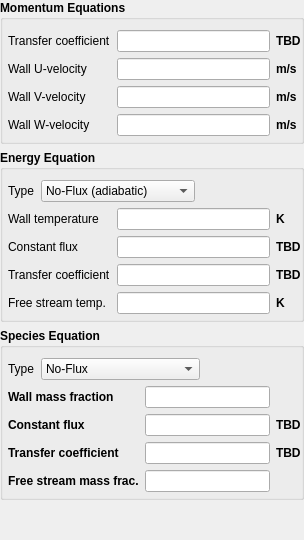
             <widget class="QStackedWidget" name="page_fluid">
              <widget class="QWidget" name="page_fluid_wall">
               <layout class="QVBoxLayout" name="verticalLayout_2">
                <property name="leftMargin">
                 <number>0</number>
                </property>
                <property name="topMargin">
                 <number>0</number>
                </property>
                <property name="rightMargin">
                 <number>0</number>
                </property>
                <property name="bottomMargin">
                 <number>0</number>
                </property>
                <item>
                 <widget class="QGroupBox" name="groupbox_fluid_momentum_eq">
                  <property name="font">
                   <font>
                    <weight>75</weight>
                    <bold>true</bold>
                   </font>
                  </property>
                  <property name="title">
                   <string extracomment="Hi Mom">Momentum Equations</string>
                  </property>
                  <property name="flat">
                   <bool>true</bool>
                  </property>
                  <layout class="QGridLayout" name="gridLayout_3">
                   <property name="leftMargin">
                    <number>5</number>
                   </property>
                   <property name="topMargin">
                    <number>10</number>
                   </property>
                   <property name="rightMargin">
                    <number>0</number>
                   </property>
                   <property name="bottomMargin">
                    <number>5</number>
                   </property>
                   <item row="0" column="0">
                    <widget class="QLabel" name="label_bc_hw_g">
                     <property name="font">
                      <font>
                       <weight>50</weight>
                       <bold>false</bold>
                      </font>
                     </property>
                     <property name="text">
                      <string>Transfer coefficient</string>
                     </property>
                    </widget>
                   </item>
                   <item row="0" column="1">
                    <widget class="LineEdit" name="lineedit_keyword_bc_hw_g_args_BC"/>
                   </item>
                   <item row="0" column="2">
                    <widget class="QLabel" name="label_bc_hw_g_units">
                     <property name="text">
                      <string>TBD</string>
                     </property>
                    </widget>
                   </item>
                   <item row="1" column="0">
                    <widget class="QLabel" name="label_bc_uw_g">
                     <property name="font">
                      <font>
                       <weight>50</weight>
                       <bold>false</bold>
                      </font>
                     </property>
                     <property name="text">
                      <string>Wall U-velocity</string>
                     </property>
                    </widget>
                   </item>
                   <item row="1" column="1">
                    <widget class="LineEdit" name="lineedit_keyword_bc_uw_g_args_BC"/>
                   </item>
                   <item row="1" column="2">
                    <widget class="QLabel" name="label_bc_uw_g_units">
                     <property name="text">
                      <string>m/s</string>
                     </property>
                    </widget>
                   </item>
                   <item row="2" column="0">
                    <widget class="QLabel" name="label_bc_vw_g">
                     <property name="font">
                      <font>
                       <weight>50</weight>
                       <bold>false</bold>
                      </font>
                     </property>
                     <property name="text">
                      <string>Wall V-velocity</string>
                     </property>
                    </widget>
                   </item>
                   <item row="2" column="1">
                    <widget class="LineEdit" name="lineedit_keyword_bc_vw_g_args_BC"/>
                   </item>
                   <item row="3" column="1">
                    <widget class="LineEdit" name="lineedit_keyword_bc_ww_g_args_BC"/>
                   </item>
                   <item row="2" column="2">
                    <widget class="QLabel" name="label_bc_vw_g_units">
                     <property name="text">
                      <string>m/s</string>
                     </property>
                    </widget>
                   </item>
                   <item row="3" column="0">
                    <widget class="QLabel" name="label_bc_ww_g">
                     <property name="font">
                      <font>
                       <weight>50</weight>
                       <bold>false</bold>
                      </font>
                     </property>
                     <property name="text">
                      <string>Wall W-velocity</string>
                     </property>
                    </widget>
                   </item>
                   <item row="3" column="2">
                    <widget class="QLabel" name="label_bc_ww_g_units">
                     <property name="text">
                      <string>m/s</string>
                     </property>
                    </widget>
                   </item>
                  </layout>
                 </widget>
                </item>
                <item>
                 <widget class="QGroupBox" name="groupbox_fluid_energy_eq">
                  <property name="font">
                   <font>
                    <weight>75</weight>
                    <bold>true</bold>
                   </font>
                  </property>
                  <property name="title">
                   <string>Energy Equation</string>
                  </property>
                  <property name="flat">
                   <bool>true</bool>
                  </property>
                  <layout class="QGridLayout" name="gridLayout_6">
                   <property name="leftMargin">
                    <number>5</number>
                   </property>
                   <property name="topMargin">
                    <number>10</number>
                   </property>
                   <property name="rightMargin">
                    <number>0</number>
                   </property>
                   <property name="bottomMargin">
                    <number>5</number>
                   </property>
                   <item row="1" column="1">
                    <widget class="LineEdit" name="lineedit_keyword_bc_tw_g_args_BC"/>
                   </item>
                   <item row="0" column="0" colspan="2">
                    <layout class="QHBoxLayout" name="horizontalLayout_2">
                     <item>
                      <widget class="QLabel" name="label_fluid_energy_eq_type">
                       <property name="font">
                        <font>
                         <weight>50</weight>
                         <bold>false</bold>
                        </font>
                       </property>
                       <property name="text">
                        <string>Type</string>
                       </property>
                      </widget>
                     </item>
                     <item>
                      <widget class="QComboBox" name="combobox_fluid_energy_eq_type">
                       <property name="font">
                        <font>
                         <weight>50</weight>
                         <bold>false</bold>
                        </font>
                       </property>
                       <property name="frame">
                        <bool>true</bool>
                       </property>
                       <item>
                        <property name="text">
                         <string>No-Flux (adiabatic)</string>
                        </property>
                       </item>
                       <item>
                        <property name="text">
                         <string>Specified Temperature</string>
                        </property>
                       </item>
                       <item>
                        <property name="text">
                         <string>Specified Flux</string>
                        </property>
                       </item>
                       <item>
                        <property name="text">
                         <string>Convective Flux</string>
                        </property>
                       </item>
                      </widget>
                     </item>
                     <item>
                      <spacer name="horizontalSpacer_3">
                       <property name="orientation">
                        <enum>Qt::Horizontal</enum>
                       </property>
                       <property name="sizeHint" stdset="0">
                        <size>
                         <width>40</width>
                         <height>20</height>
                        </size>
                       </property>
                      </spacer>
                     </item>
                    </layout>
                   </item>
                   <item row="1" column="0">
                    <widget class="QLabel" name="label_bc_tw_g">
                     <property name="font">
                      <font>
                       <weight>50</weight>
                       <bold>false</bold>
                      </font>
                     </property>
                     <property name="text">
                      <string>Wall temperature</string>
                     </property>
                    </widget>
                   </item>
                   <item row="1" column="2">
                    <widget class="QLabel" name="label_bc_tw_g_units">
                     <property name="text">
                      <string>K</string>
                     </property>
                    </widget>
                   </item>
                   <item row="2" column="0">
                    <widget class="QLabel" name="label_bc_c_t_g">
                     <property name="font">
                      <font>
                       <weight>50</weight>
                       <bold>false</bold>
                      </font>
                     </property>
                     <property name="text">
                      <string>Constant flux</string>
                     </property>
                    </widget>
                   </item>
                   <item row="2" column="1">
                    <widget class="LineEdit" name="lineedit_keyword_bc_c_t_g_args_BC"/>
                   </item>
                   <item row="2" column="2">
                    <widget class="QLabel" name="label_bc_c_t_g_units">
                     <property name="text">
                      <string>TBD</string>
                     </property>
                    </widget>
                   </item>
                   <item row="3" column="0">
                    <widget class="QLabel" name="label_bc_hw_t_g">
                     <property name="font">
                      <font>
                       <weight>50</weight>
                       <bold>false</bold>
                      </font>
                     </property>
                     <property name="text">
                      <string>Transfer coefficient</string>
                     </property>
                    </widget>
                   </item>
                   <item row="3" column="1">
                    <widget class="LineEdit" name="lineedit_keyword_bc_hw_t_g_args_BC"/>
                   </item>
                   <item row="3" column="2">
                    <widget class="QLabel" name="label_bc_hw_t_g_units">
                     <property name="text">
                      <string>TBD</string>
                     </property>
                    </widget>
                   </item>
                   <item row="4" column="0">
                    <widget class="QLabel" name="label_bc_tw_g_2">
                     <property name="font">
                      <font>
                       <weight>50</weight>
                       <bold>false</bold>
                      </font>
                     </property>
                     <property name="toolTip">
                      <string>Free stream temperature</string>
                     </property>
                     <property name="text">
                      <string>Free stream temp.</string>
                     </property>
                    </widget>
                   </item>
                   <item row="4" column="1">
                    <widget class="LineEdit" name="lineedit_keyword_bc_tw_g_2_args_BC"/>
                   </item>
                   <item row="4" column="2">
                    <widget class="QLabel" name="label_bc_tw_g_2_units">
                     <property name="text">
                      <string>K</string>
                     </property>
                    </widget>
                   </item>
                  </layout>
                 </widget>
                </item>
                <item>
                 <widget class="QGroupBox" name="groupbox_fluid_species_eq">
                  <property name="font">
                   <font>
                    <weight>75</weight>
                    <bold>true</bold>
                   </font>
                  </property>
                  <property name="title">
                   <string>Species Equation</string>
                  </property>
                  <property name="flat">
                   <bool>true</bool>
                  </property>
                  <layout class="QGridLayout" name="gridLayout_7">
                   <property name="leftMargin">
                    <number>5</number>
                   </property>
                   <property name="topMargin">
                    <number>10</number>
                   </property>
                   <property name="rightMargin">
                    <number>0</number>
                   </property>
                   <property name="bottomMargin">
                    <number>5</number>
                   </property>
                   <property name="spacing">
                    <number>6</number>
                   </property>
                   <item row="0" column="0" colspan="3">
                    <layout class="QHBoxLayout" name="horizontalLayout_3">
                     <item>
                      <widget class="QLabel" name="label">
                       <property name="font">
                        <font>
                         <weight>50</weight>
                         <bold>false</bold>
                        </font>
                       </property>
                       <property name="text">
                        <string>Type</string>
                       </property>
                      </widget>
                     </item>
                     <item>
                      <widget class="QComboBox" name="combobox_fluid_species_eq_type">
                       <property name="font">
                        <font>
                         <weight>50</weight>
                         <bold>false</bold>
                        </font>
                       </property>
                       <property name="frame">
                        <bool>true</bool>
                       </property>
                       <item>
                        <property name="text">
                         <string>No-Flux</string>
                        </property>
                       </item>
                       <item>
                        <property name="text">
                         <string>Specified Mass Fraction</string>
                        </property>
                       </item>
                       <item>
                        <property name="text">
                         <string>Specified Flux</string>
                        </property>
                       </item>
                       <item>
                        <property name="text">
                         <string>Convective Flux</string>
                        </property>
                       </item>
                      </widget>
                     </item>
                     <item>
                      <spacer name="horizontalSpacer_4">
                       <property name="orientation">
                        <enum>Qt::Horizontal</enum>
                       </property>
                       <property name="sizeHint" stdset="0">
                        <size>
                         <width>40</width>
                         <height>20</height>
                        </size>
                       </property>
                      </spacer>
                     </item>
                    </layout>
                   </item>
                   <item row="1" column="0">
                    <widget class="QLabel" name="label_bc_xw_g">
                     <property name="text">
                      <string>Wall mass fraction</string>
                     </property>
                    </widget>
                   </item>
                   <item row="2" column="0">
                    <widget class="QLabel" name="label_bc_c_x_g">
                     <property name="text">
                      <string>Constant flux</string>
                     </property>
                    </widget>
                   </item>
                   <item row="2" column="1">
                    <widget class="LineEdit" name="lineedit_keyword_bc_c_x_g_args_BC"/>
                   </item>
                   <item row="2" column="2">
                    <widget class="QLabel" name="label_bc_c_x_g_units">
                     <property name="text">
                      <string>TBD</string>
                     </property>
                    </widget>
                   </item>
                   <item row="3" column="0">
                    <widget class="QLabel" name="label_bc_hw_x_g">
                     <property name="text">
                      <string>Transfer coefficient</string>
                     </property>
                    </widget>
                   </item>
                   <item row="3" column="1">
                    <widget class="LineEdit" name="lineedit_keyword_bc_hw_x_g_args_BC"/>
                   </item>
                   <item row="3" column="2">
                    <widget class="QLabel" name="label_bc_hw_x_g_units">
                     <property name="text">
                      <string>TBD</string>
                     </property>
                    </widget>
                   </item>
                   <item row="4" column="0">
                    <widget class="QLabel" name="label_bc_xw_g_2">
                     <property name="text">
                      <string>Free stream mass frac.</string>
                     </property>
                    </widget>
                   </item>
                   <item row="1" column="1">
                    <widget class="LineEdit" name="lineedit_keyword_bc_xw_g_args_BC"/>
                   </item>
                   <item row="4" column="1">
                    <widget class="LineEdit" name="lineedit_keyword_bc_xw_g_2_args_BC"/>
                   </item>
                  </layout>
                 </widget>
                </item>
                <item>
                 <spacer name="verticalSpacer_2">
                  <property name="orientation">
                   <enum>Qt::Vertical</enum>
                  </property>
                  <property name="sizeHint" stdset="0">
                   <size>
                    <width>20</width>
                    <height>40</height>
                   </size>
                  </property>
                 </spacer>
                </item>
               </layout>
              </widget>
             </widget>
